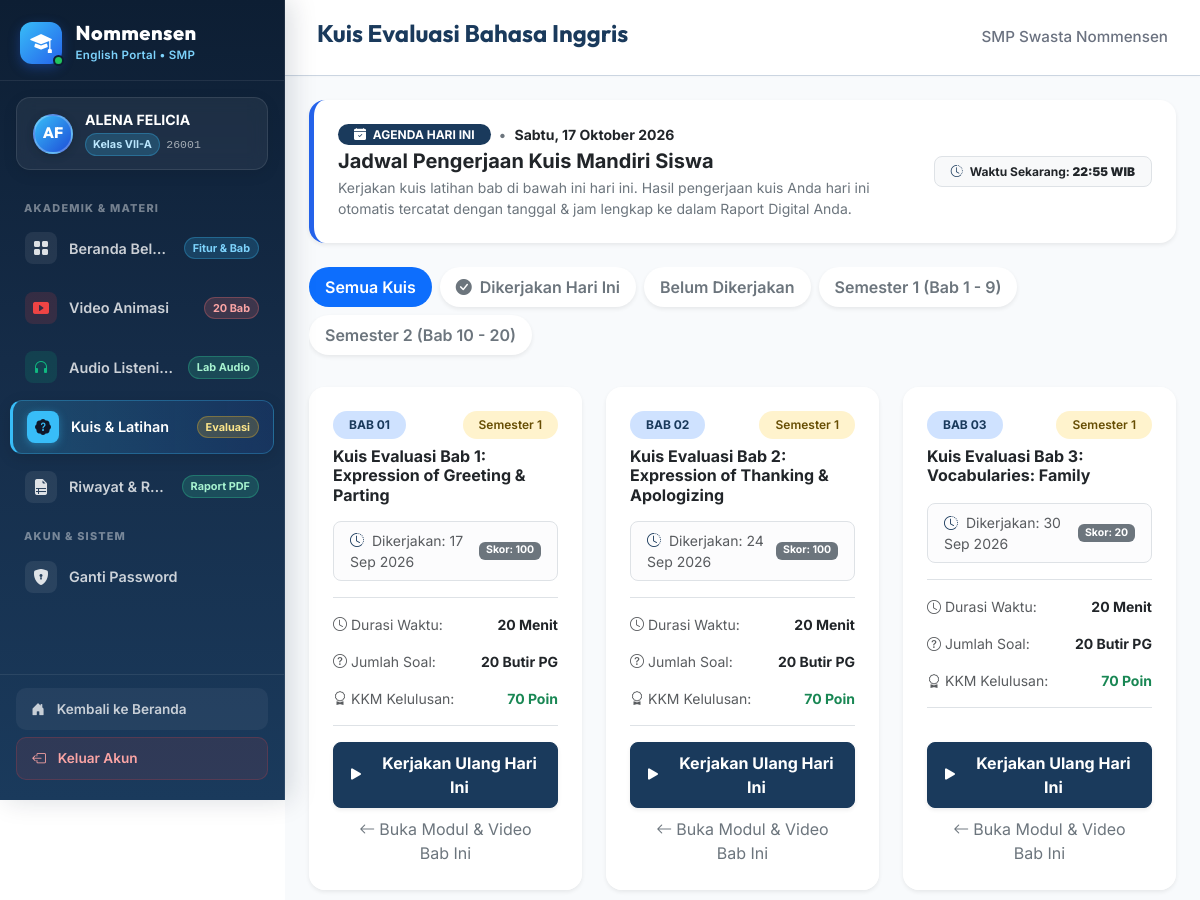
Before: /siswa/kuis.php (signed in, upper part) with the older database file.
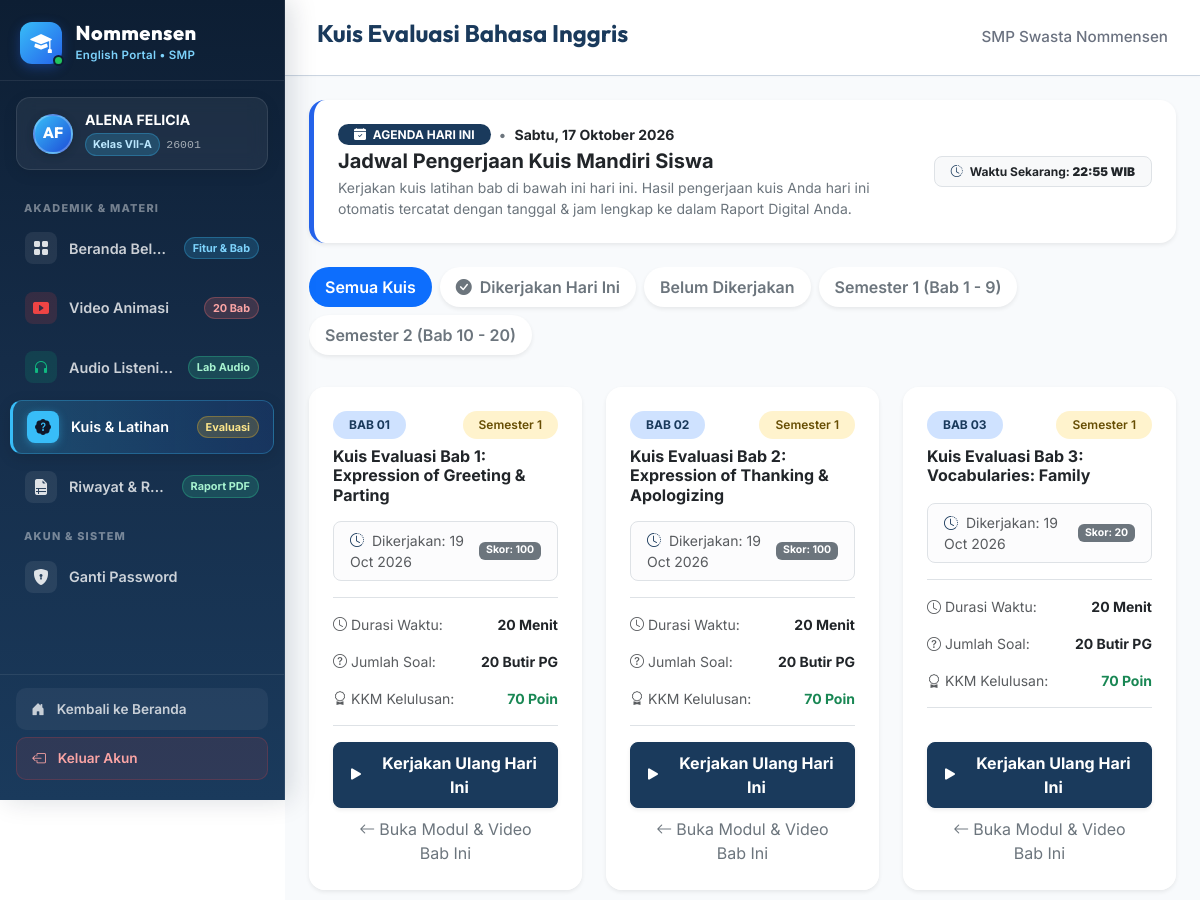
After: the same page with the newer database file.
### tables this page shows
CREATE TABLE `tb_kuis` (
  `id_kuis` int(11) NOT NULL AUTO_INCREMENT,
  `judul_kuis` varchar(150) NOT NULL,
  `kategori_materi` varchar(50) NOT NULL,
  `waktu_pengerjaan` int(11) NOT NULL,
  `id_materi` int(11) DEFAULT NULL,
  `nilai_lulus` int(11) DEFAULT 70,
  `created_at` timestamp NOT NULL DEFAULT current_timestamp(),
  `id_guru` int(11) DEFAULT NULL,
  PRIMARY KEY (`id_kuis`),
  KEY `id_guru` (`id_guru`),
  KEY `id_materi` (`id_materi`),
  CONSTRAINT `tb_kuis_ibfk_1` FOREIGN KEY (`id_guru`) REFERENCES `tb_guru` (`id_guru`) ON DELETE SET NULL,
  CONSTRAINT `tb_kuis_ibfk_2` FOREIGN KEY (`id_materi`) REFERENCES `tb_materi` (`id_materi`) ON DELETE SET NULL
);

CREATE TABLE `tb_hasil` (
  `id_hasil` int(11) NOT NULL AUTO_INCREMENT,
  `id_siswa` int(11) NOT NULL,
  `id_kuis` int(11) NOT NULL,
  `skor` int(11) NOT NULL,
  `jumlah_benar` int(11) NOT NULL,
  `jumlah_salah` int(11) NOT NULL,
  `waktu_selesai` timestamp NOT NULL DEFAULT current_timestamp(),
  PRIMARY KEY (`id_hasil`),
  KEY `id_siswa` (`id_siswa`),
  KEY `id_kuis` (`id_kuis`),
  CONSTRAINT `tb_hasil_ibfk_1` FOREIGN KEY (`id_siswa`) REFERENCES `tb_siswa` (`id_siswa`) ON DELETE CASCADE,
  CONSTRAINT `tb_hasil_ibfk_2` FOREIGN KEY (`id_kuis`) REFERENCES `tb_kuis` (`id_kuis`) ON DELETE CASCADE
);

CREATE TABLE `tb_materi` (
  `id_materi` int(11) NOT NULL AUTO_INCREMENT,
  `kategori` varchar(50) NOT NULL,
  `semester` tinyint(1) NOT NULL DEFAULT 1,
  `urutan` int(11) NOT NULL DEFAULT 1,
  `judul_materi` varchar(150) NOT NULL,
  `ringkasan` text DEFAULT NULL,
  `konten_teks` text DEFAULT NULL,
  `created_at` timestamp NOT NULL DEFAULT current_timestamp(),
  `id_guru` int(11) DEFAULT NULL,
  PRIMARY KEY (`id_materi`),
  KEY `id_guru` (`id_guru`),
  CONSTRAINT `tb_materi_ibfk_1` FOREIGN KEY (`id_guru`) REFERENCES `tb_guru` (`id_guru`) ON DELETE SET NULL
);

### siswa/kuis.php (the view, shortened to what the changed rows need)
<?php
require_once '../config.php';
$id_siswa = $_SESSION['siswa_id'];
$filter_sem = isset($_GET['semester']) ? intval($_GET['semester']) : 0;
$sql = "
    SELECT k.*, m.urutan, m.semester, m.judul_materi
    FROM tb_kuis k
    LEFT JOIN tb_materi m ON k.id_materi = m.id_materi
";
$sql .= " ORDER BY IFNULL(m.urutan, k.id_kuis) ASC";
try {
    $stmt = $pdo->prepare($sql);
    if ($filter_sem === 1 || $filter_sem === 2) {
        $stmt->execute(['sem' => $filter_sem]);
    } else {
        $stmt->execute();
    }
    $quizzes = $stmt->fetchAll();
} catch (PDOException $e) {
    die("Gagal mengambil data kuis: " . $e->getMessage());
}
$my_quiz_map = [];
try {
    $stmt_my = $pdo->prepare("
        SELECT id_hasil, id_kuis, skor, waktu_selesai,
               (DATE(waktu_selesai) = CURRENT_DATE()) as is_today
        FROM tb_hasil
        WHERE id_siswa = :id_siswa
        ORDER BY waktu_selesai DESC
    ");
    $stmt_my->execute(['id_siswa' => $id_siswa]);
    $my_attempts = $stmt_my->fetchAll();
    foreach ($my_attempts as $att) {
        $qid = $att['id_kuis'];
        if (!isset($my_quiz_map[$qid])) {
            $my_quiz_map[$qid] = $att;
        }
    }
} catch (PDOException $e) {
    $my_quiz_map = [];
}
require_once '../includes/header.php';
require_once '../includes/sidebar.php';
?>
<main class="siswa-main">
    <header class="siswa-header">
        <h1>Kuis Evaluasi Bahasa Inggris</h1>
    </header>
    <div class="siswa-content container-fluid px-3 px-md-4 py-4">
        <div class="card border-0 shadow-sm rounded-4 bg-white p-3 p-md-4 mb-4" style="border-left: 5px solid #2563eb !important;">
            <div class="d-flex flex-column flex-md-row justify-content-between align-items-md-center gap-3">
                <div>
                    <h2 class="h5 fw-bold text-dark mb-1">Jadwal Pengerjaan Kuis Mandiri Siswa</h2>
                </div>
            </div>
        </div>
        <?php if (empty($quizzes)): ?>
            <div class="alert alert-light border border-dashed rounded-4 p-5 text-center text-muted shadow-sm bg-white">
                <i class="bi bi-clipboard-x fs-1 d-block mb-2 text-secondary"></i>
                Tidak ada kuis yang cocok dengan filter yang dipilih.
            </div>
        <?php else: ?>
            <div class="row row-cols-1 row-cols-md-2 row-cols-xl-3 g-4">
                <?php foreach ($quizzes as $quiz): ?>
                    <?php
                    $stmt_count = $pdo->prepare("SELECT COUNT(*) FROM tb_soal WHERE id_kuis = :id");
                    $stmt_count->execute(['id' => $quiz['id_kuis']]);
                    $total_soal = $stmt_count->fetchColumn();
                    $my_attempt = $my_quiz_map[$quiz['id_kuis']] ?? null;
                    $is_done_today = $my_attempt && !empty($my_attempt['is_today']);
                    ?>
                    <div class="col">
                        <div class="card h-100 border-0 shadow-sm rounded-4 overflow-hidden d-flex flex-column bg-white">
                            <div class="card-header bg-white border-0 pt-4 pb-0 px-4">
                                <div class="d-flex justify-content-between align-items-center mb-2">
                                    <?php if ($quiz['urutan']): ?>
                                        <span class="badge bg-primary-subtle text-primary fw-bold py-2 px-3 rounded-pill">
                                            BAB <?= sprintf("%02d", $quiz['urutan']) ?>
                                        </span>
                                    <?php endif; ?>
                                    <?php if ($quiz['semester']): ?>
                                        <span class="badge <?= $quiz['semester'] == 1 ? 'bg-warning-subtle text-warning-emphasis' : 'bg-info-subtle text-info-emphasis' ?> py-2 px-3 rounded-pill fw-semibold">
                                            Semester <?= htmlspecialchars($quiz['semester']) ?>
                                        </span>
                                    <?php endif; ?>
                                </div>
                                <h3 class="card-title h6 fw-bold text-dark mt-2 mb-0" style="min-height: 2.5rem;">
                                    <?= htmlspecialchars($quiz['judul_kuis']) ?>
                                </h3>
                            </div>
                            <div class="card-body px-4 py-3 flex-grow-1">
                                <?php if ($my_attempt): ?>
                                    <?php if ($is_done_today): ?>
                                        <div class="alert alert-success py-2 px-3 mb-3 rounded-3 small fw-bold d-flex align-items-center justify-content-between border-0 shadow-xs">
                                            <span>
                                                <i class="bi bi-check-circle-fill me-1 text-success"></i>
                                                Dikerjakan Hari Ini (<?= date('H:i', strtotime($my_attempt['waktu_selesai'])) ?> WIB)
                                            </span>
                                            <span class="badge bg-success">Skor: <?= $my_attempt['skor'] ?></span>
                                        </div>
                                    <?php else: ?>
                                        <div class="alert alert-light border py-2 px-3 mb-3 rounded-3 small text-muted d-flex align-items-center justify-content-between">
                                            <span>
                                                <i class="bi bi-clock-history me-1 text-primary"></i>
                                                Dikerjakan: <?= date('d M Y', strtotime($my_attempt['waktu_selesai'])) ?>
                                            </span>
                                            <span class="badge bg-secondary">Skor: <?= $my_attempt['skor'] ?></span>
                                        </div>
                                    <?php endif; ?>
                                <?php else: ?>
                                    <div class="badge bg-light text-secondary border py-2 px-3 mb-3 rounded-3 small fw-semibold text-start d-block">
                                        <i class="bi bi-circle me-1 text-primary"></i> Belum Dikerjakan &bull; Yuk kerjakan hari ini!
                                    </div>
                                <?php endif; ?>
                                <div class="list-group list-group-flush border-top border-bottom py-2 small">
                                    <div class="list-group-item d-flex justify-content-between px-0 py-2 border-0">
                                        <span class="text-muted"><i class="bi bi-clock me-1"></i>Durasi Waktu:</span>
                                        <strong class="text-dark"><?= htmlspecialchars($quiz['waktu_pengerjaan']) ?> Menit</strong>
                                    </div>
                                    <div class="list-group-item d-flex justify-content-between px-0 py-2 border-0">
                                        <span class="text-muted"><i class="bi bi-question-circle me-1"></i>Jumlah Soal:</span>
                                        <strong class="text-dark"><?= htmlspecialchars($total_soal) ?> Butir PG</strong>
                                    </div>
                                    <div class="list-group-item d-flex justify-content-between px-0 py-2 border-0">
                                        <span class="text-muted"><i class="bi bi-award me-1"></i>KKM Kelulusan:</span>
                                        <strong class="text-success"><?= htmlspecialchars($quiz['nilai_lulus'] ?? 70) ?> Poin</strong>
                                    </div>
                                </div>
                            </div>
                            <div class="card-footer bg-white border-0 pt-0 pb-4 px-4 d-flex flex-column gap-2">
                                <a href="kuis_kerjakan.php?id_kuis=<?= $quiz['id_kuis'] ?>" class="btn <?= $is_done_today ? 'btn-outline-primary' : 'btn-primary' ?> w-100 rounded-3 fw-bold py-2 shadow-sm d-flex align-items-center justify-content-center gap-2">
                                    <i class="bi bi-play-fill fs-5"></i>
                                    <span><?= $my_attempt ? 'Kerjakan Ulang Hari Ini' : 'Kerjakan Kuis Sekarang' ?></span>
                                </a>
                                <?php if (!empty($quiz['id_materi'])): ?>
                                    <a href="materi_detail.php?id=<?= $quiz['id_materi'] ?>" class="btn btn-link text-decoration-none text-secondary small py-0 text-center">
                                        <i class="bi bi-arrow-left me-1"></i>Buka Modul &amp; Video Bab Ini
                                    </a>
                                <?php endif; ?>
                            </div>
                        </div>
                    </div>
                <?php endforeach; ?>
            </div>
        <?php endif; ?>
    </div>
<?php require_once '../includes/footer.php'; ?>

Changed rows visible on the page:
changed through a linked row, tb_kuis "Kuis Evaluasi Bab 1: Expression of Greeting & Parting": id_kuis.waktu_selesai "17 Sep 2026" → "19 Oct 2026"
changed through a linked row, tb_kuis "Kuis Evaluasi Bab 2: Expression of Thanking & Apologizing": id_kuis.waktu_selesai "24 Sep 2026" → "19 Oct 2026"
changed through a linked row, tb_kuis "Kuis Evaluasi Bab 3: Vocabularies: Family": id_kuis.waktu_selesai "30 Sep 2026" → "19 Oct 2026"
